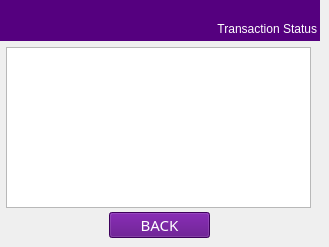
   <widget class="QWidget" name="page_3">
    <widget class="QLabel" name="label_13">
     <property name="geometry">
      <rect>
       <x>0</x>
       <y>0</y>
       <width>320</width>
       <height>41</height>
      </rect>
     </property>
     <property name="font">
      <font>
       <family>Sans Serif</family>
       <pointsize>11</pointsize>
       <weight>9</weight>
       <italic>false</italic>
       <bold>false</bold>
      </font>
     </property>
     <property name="cursor">
      <cursorShape>BlankCursor</cursorShape>
     </property>
     <property name="focusPolicy">
      <enum>Qt::NoFocus</enum>
     </property>
     <property name="styleSheet">
      <string notr="true">color: rgb(255, 255, 255);
background-color: rgb(85, 0, 127);
font: 75 11pt &quot;Sans Serif&quot;;</string>
     </property>
     <property name="text">
      <string extracomment="                  MAIN MENU"/>
     </property>
    </widget>
    <widget class="QPushButton" name="TransactionStatus__exit_button_PG10">
     <property name="geometry">
      <rect>
       <x>109</x>
       <y>212</y>
       <width>101</width>
       <height>26</height>
      </rect>
     </property>
     <property name="font">
      <font>
       <family>Sans Serif</family>
       <pointsize>11</pointsize>
       <weight>9</weight>
       <italic>false</italic>
       <bold>false</bold>
      </font>
     </property>
     <property name="styleSheet">
      <string notr="true">color: rgb(255, 255, 255);
background-color: rgb(85, 0, 127);
font: 75 11pt &quot;Sans Serif&quot;;</string>
     </property>
     <property name="text">
      <string>BACK</string>
     </property>
    </widget>
    <widget class="QLabel" name="FinoLogo_14">
     <property name="geometry">
      <rect>
       <x>5</x>
       <y>2</y>
       <width>71</width>
       <height>35</height>
      </rect>
     </property>
     <property name="autoFillBackground">
      <bool>false</bool>
     </property>
     <property name="styleSheet">
      <string notr="true">background-color: rgb(85, 0, 127);</string>
     </property>
     <property name="text">
      <string/>
     </property>
     <property name="pixmap">
      <pixmap resource="fino.qrc">:/Fino/Icons/finoW.png</pixmap>
     </property>
     <property name="scaledContents">
      <bool>true</bool>
     </property>
    </widget>
    <widget class="QListWidget" name="TransactionStatus_listWidget_PG10">
     <property name="geometry">
      <rect>
       <x>6</x>
       <y>47</y>
       <width>305</width>
       <height>161</height>
      </rect>
     </property>
     <property name="font">
      <font>
       <pointsize>13</pointsize>
      </font>
     </property>
     <property name="styleSheet">
      <string notr="true">color:rgb(0, 0, 127)</string>
     </property>
     <property name="autoScroll">
      <bool>true</bool>
     </property>
     <property name="autoScrollMargin">
      <number>16</number>
     </property>
     <property name="movement">
      <enum>QListView::Static</enum>
     </property>
    </widget>
    <widget class="QLabel" name="Transaction_Status_label_pg41_2">
     <property name="geometry">
      <rect>
       <x>176</x>
       <y>19</y>
       <width>141</width>
       <height>20</height>
      </rect>
     </property>
     <property name="styleSheet">
      <string notr="true">color: rgb(255, 255, 255);
background-color: rgb(85, 0, 127);
font: 75 11pt &quot;Sans Serif&quot;;</string>
     </property>
     <property name="text">
      <string>Transaction Status</string>
     </property>
     <property name="alignment">
      <set>Qt::AlignRight|Qt::AlignTrailing|Qt::AlignVCenter</set>
     </property>
    </widget>
   </widget>
